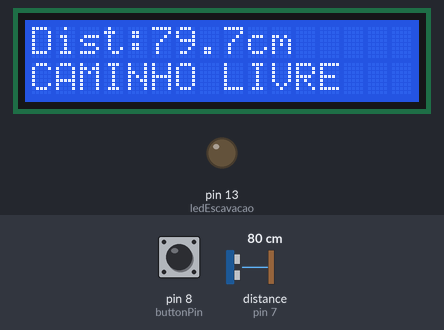
A sketch run on a simulated Arduino Uno, built with avr-gcc and run on an emulated ATmega328P. Parts: 16×2 character LCD, output pins drawn as LEDs (lit = HIGH). Wiring (inferred from the names in the program): ultrasonic range finder: trigger pin 6; echo pin 7. Inputs (shaded band) come from the test bench; at power-on: pin 8 (buttonPin) HIGH, distance to the obstacle (sensor on pin 7) 80 cm. The echo pulse lasts 58.3 µs per cm; pins used as bus, display or sensor lines are not drawn.

Above: at 3.2 s.
3.3 s: pin 8 (buttonPin) pulled LOW for 0.3 s
At 4.1 s:
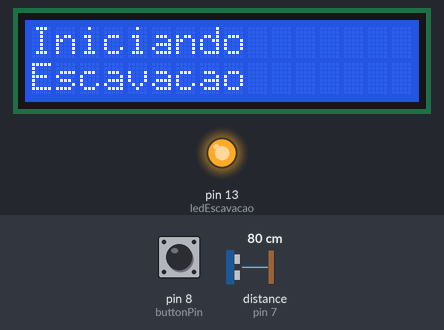
9.6 s: distance to the obstacle (sensor on pin 7) set to 35 cm
At 11.06 s:
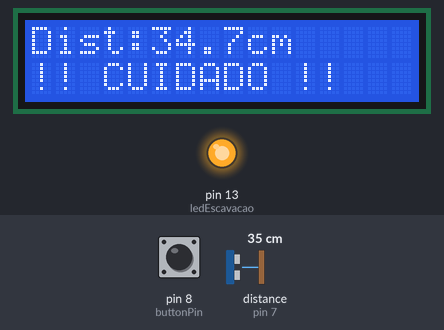
12.6 s: pin 8 (buttonPin) pulled LOW for 1 s
At 17.9 s:
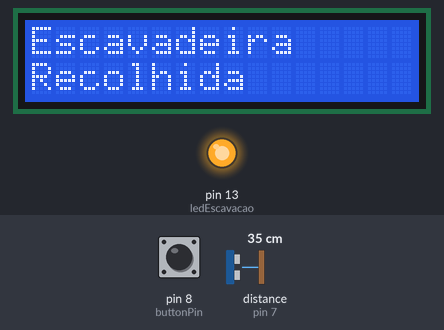
18.1 s: distance to the obstacle (sensor on pin 7) set to 18 cm
At 20.9 s:
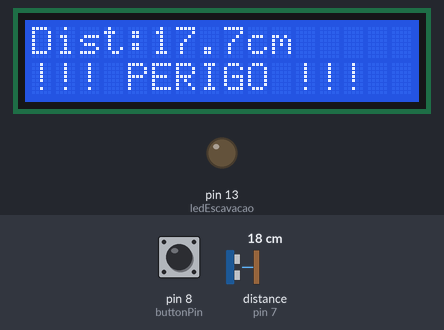
21.1 s: distance to the obstacle (sensor on pin 7) set to 23 cm
At 21.8 s:
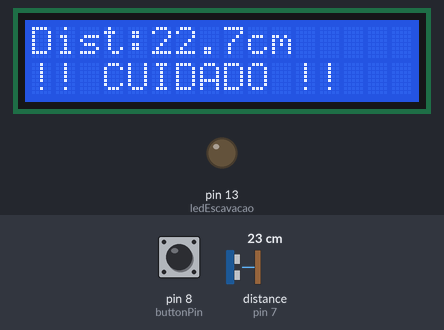
Timing chart, 0 to 23.6 s (numbered marks = the images above; inputs shaded):
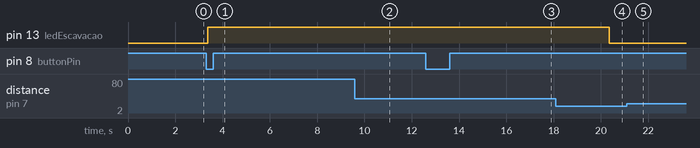

The sketch:

gs_coventina_sensor_e_escavadeira.ino
```cpp
#include <LiquidCrystal.h>
// LCD
LiquidCrystal lcd_1(12, 11, 5, 4, 3, 2);

// HC-SR04
const int trigPin = 6;
const int echoPin = 7;

// Botao
const int buttonPin = 8;

// LED de escavacao
const int ledEscavacao = 13;

enum Estado {
  SENSOR,
  ESCAVADO
};

Estado estadoAtual = SENSOR;

// Variaveis do sensor
long duration;
float distance;

// Controle da escavacao
bool escavando = false;
bool escavada = false;

int profundidadeAtual = 0;

void setup()
{
  lcd_1.begin(16, 2);

  pinMode(trigPin, OUTPUT);
  pinMode(echoPin, INPUT);

  pinMode(buttonPin, INPUT_PULLUP);

  pinMode(ledEscavacao, OUTPUT);
  digitalWrite(ledEscavacao, LOW);

  lcd_1.clear();
  lcd_1.setCursor(0, 0);
  lcd_1.print("Coventina");

  lcd_1.setCursor(0, 1);
  lcd_1.print("Ligado");

  delay(2000);
}

void loop()
{

  if (estadoAtual == ESCAVADO)
{
  lcd_1.setCursor(0,0);
  lcd_1.print("Escavacao Feita   ");

  lcd_1.setCursor(0,1);
  lcd_1.print("Prof:100 cm    ");

  if (digitalRead(buttonPin) == LOW)
  {
    delay(200);

    retrairEscavadeira();

    estadoAtual = SENSOR;
  }

  return;
}
  // Verifica botao
 static bool ultimoEstadoBotao = HIGH;

bool estadoAtual = digitalRead(buttonPin);

if (ultimoEstadoBotao == HIGH && estadoAtual == LOW && !escavando)
{
  if (!escavada)
  {
    iniciarEscavacao();
  }
  else
  {
    retrairEscavadeira();
  }
}

ultimoEstadoBotao = estadoAtual;

  // Sensor ultrassonico
  digitalWrite(trigPin, LOW);
  delayMicroseconds(2);

  digitalWrite(trigPin, HIGH);
  delayMicroseconds(10);
  digitalWrite(trigPin, LOW);

  duration = pulseIn(echoPin, HIGH);

  distance = duration * 0.0343 / 2;

  lcd_1.clear();

  lcd_1.setCursor(0, 0);
  lcd_1.print("Dist:");
  lcd_1.print(distance, 1);
  lcd_1.print("cm");

  lcd_1.setCursor(0, 1);

  if (distance <= 20)
  {
    lcd_1.print("!!! PERIGO !!!");
  }
  else if (distance <= 35)
  {
    lcd_1.print("!! CUIDADO !!");
  }
  else if (distance <= 50)
  {
    lcd_1.print("! ATENCAO !");
  }
  else
  {
    lcd_1.print("CAMINHO LIVRE");
  }

  delay(250);
}

void iniciarEscavacao()
{
  escavando = true;

  digitalWrite(ledEscavacao, HIGH);

  lcd_1.clear();
  lcd_1.setCursor(0, 0);
  lcd_1.print("Iniciando");

  lcd_1.setCursor(0, 1);
  lcd_1.print("Escavacao");

  delay(3000);

  for (int p = profundidadeAtual; p <= 100; p++)
  {
    profundidadeAtual = p;

    lcd_1.clear();

    lcd_1.setCursor(0, 0);
    lcd_1.print("Cavando...");

    lcd_1.setCursor(0, 1);
    lcd_1.print("Prof:");
    lcd_1.print(profundidadeAtual);
    lcd_1.print("cm");

    delay(40);
  }

  estadoAtual = ESCAVADO;
  escavada = true;
  escavando = false;
}

void retrairEscavadeira()
{
  escavando = true;

  digitalWrite(ledEscavacao, HIGH);

  for (int p = profundidadeAtual; p >= 0; p--)
  {
    profundidadeAtual = p;

    lcd_1.clear();

    lcd_1.setCursor(0, 0);
    lcd_1.print("Retraindo");

    lcd_1.setCursor(0, 1);
    lcd_1.print("Prof:");
    lcd_1.print(profundidadeAtual);
    lcd_1.print("cm");

    delay(40);
  }

  lcd_1.clear();

  lcd_1.setCursor(0, 0);
  lcd_1.print("Escavadeira");

  lcd_1.setCursor(0, 1);
  lcd_1.print("Recolhida");

  delay(3000);

  digitalWrite(ledEscavacao, LOW);

  profundidadeAtual = 0;
  escavada = false;
  escavando = false;
}
```

Measured:
- the behaviour switches between 20 and 21 cm on distance to the obstacle (sensor on pin 7) (found by bisection; images 4 and 5)
- after the input at 3.3 s, pin 13 (ledEscavacao): LOW → HIGH after 0.07 s; the display: changes after 0.08 s (image 1)
- after the input at 9.6 s, the display: first differs from a run without the input after 1.3 s (image 2)
- after the input at 12.6 s, the display: first changes after 0.21 s (image 3 shows a later state)
- after the input at 18.1 s, the display: changes after 2.3 s (image 4)
- after the input at 21.1 s, the display: changes at once (image 5)
